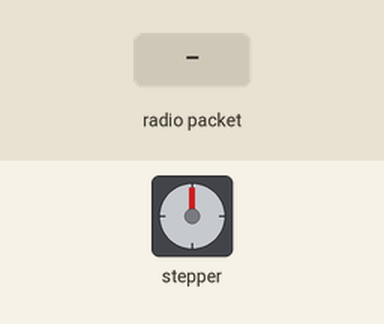
This sketch was run on a simulated Arduino Uno, built with avr-gcc and run on an emulated ATmega328P. Shown: stepper motor. Inputs (shaded band) come from the test bench. No radio packets arrive unless stated; stepper angles assume 200 steps per turn; what the sketch prints to the serial monitor is not drawn.

Above: at 1.2 s.
1.3 s: radio packet "200" arrives
At 1.45 s:
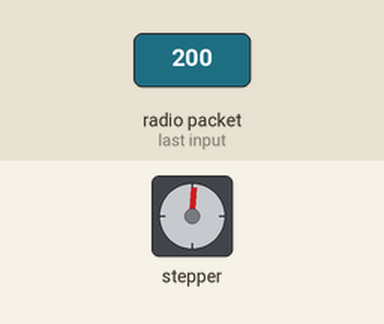
4.0 s: radio packet "5" arrives
At 4.15 s:
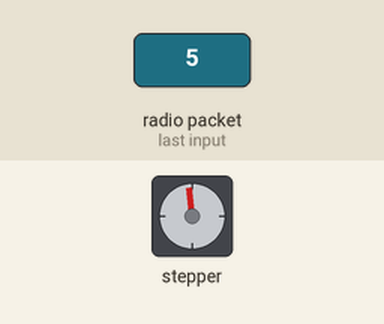
6.6 s: radio packet "90" arrives
At 7.9 s:
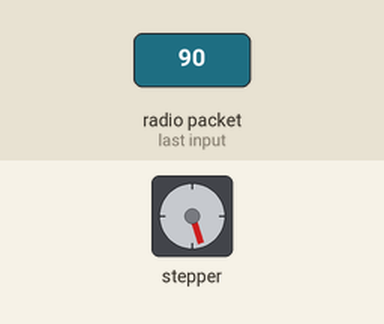
8.6 s: radio packet "5" arrives
At 8.76 s:
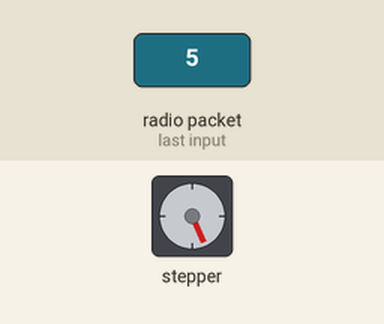
10.4 s: radio packet "200" arrives
At 10.87 s:
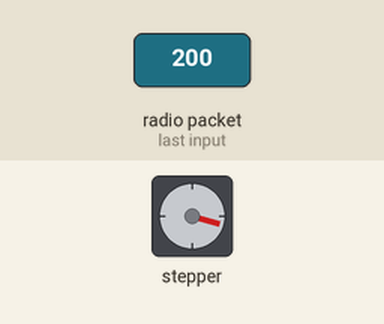
16.4 s: radio packet "90" arrives
At 16.87 s:
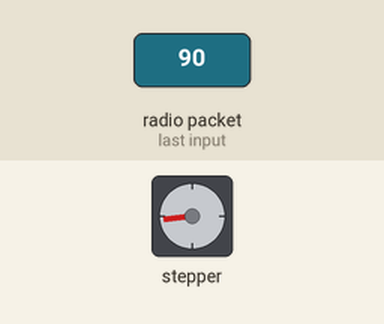
Timing chart, 0 to 19.4 s (numbered marks = the images above; inputs shaded):
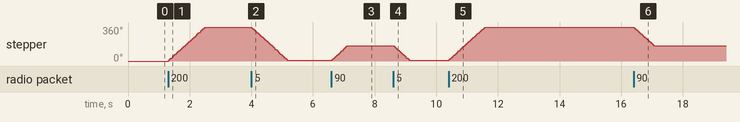

The sketch:

motorNrfReceiver.ino
```cpp
#include <Stepper.h>
#include <SPI.h>
#include <nRF24L01.h>
#include <RF24.h>

RF24 radio(7, 8);

const byte rxAddr[6] = "00001"; //address of receiver
int i = 0; //for incrementation

Stepper stepper2(200, 5, 4, 3, 2); //initialize stepper obj
int previous = 0;
void setup()
{
  stepper2.setSpeed(50); //setting speed of motor
  while (!Serial); //waits until serial is opened
  Serial.begin(9600);

  radio.begin(); //activates radio
  radio.openReadingPipe(0, rxAddr);

  radio.startListening(); //waits for data
}

void loop()
{
  if (radio.available()) //checks if radio received anything
  {
    char text[32] = {0};
    radio.read(&text, sizeof(text)); //send the data received to variable text
    int valuex = atoi(text);
    stepper2.step(valuex - previous);
    previous = valuex;
  }
  else
  {
    // put something here to perform operations during zero data transmission
    Serial.println("No data received");
  }
}
```

Measured:
- after the input at 1.3 s, stepper: turns 360° clockwise in 1.2 s, starting at once
- after the input at 4.0 s, stepper: turns 351° counter-clockwise in 1.2 s, starting at once
- after the input at 6.6 s, stepper: turns 153° clockwise in 0.51 s, starting at once
- after the input at 8.6 s, stepper: turns 153° counter-clockwise in 0.51 s, starting at once
- after the input at 10.4 s, stepper: turns 351° clockwise in 1.2 s, starting at once
- after the input at 16.4 s, stepper: turns 198° counter-clockwise in 0.65 s, starting at once
